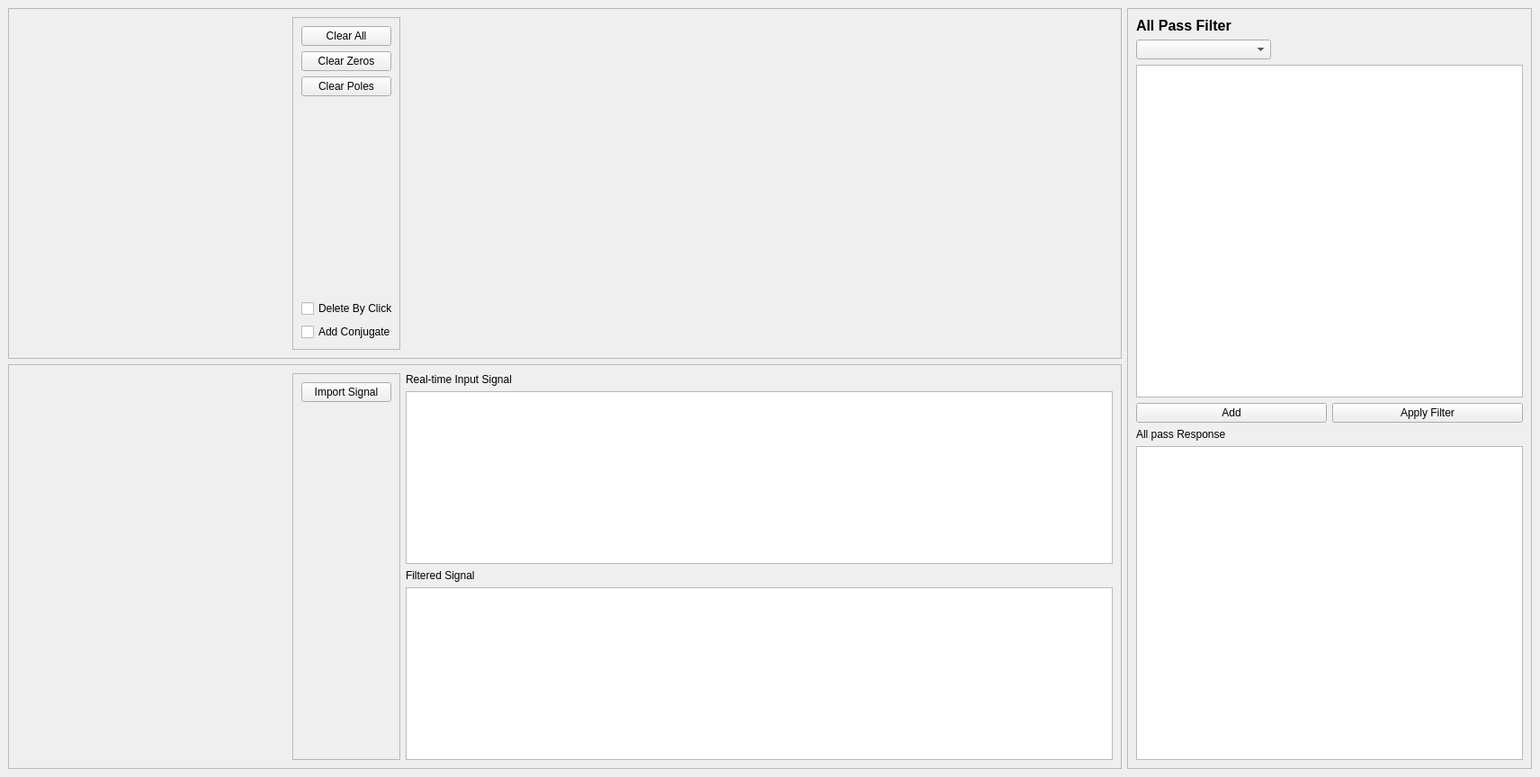
<?xml version="1.0" encoding="UTF-8"?>
<ui version="4.0">
 <class>MainWindow</class>
 <widget class="QMainWindow" name="MainWindow">
  <property name="geometry">
   <rect>
    <x>0</x>
    <y>0</y>
    <width>1712</width>
    <height>864</height>
   </rect>
  </property>
  <property name="windowTitle">
   <string>MainWindow</string>
  </property>
  <widget class="QWidget" name="centralwidget">
   <layout class="QHBoxLayout" name="horizontalLayout_2">
    <item>
     <layout class="QVBoxLayout" name="verticalLayout">
      <item>
       <widget class="QFrame" name="frame">
        <property name="frameShape">
         <enum>QFrame::StyledPanel</enum>
        </property>
        <property name="frameShadow">
         <enum>QFrame::Raised</enum>
        </property>
        <layout class="QHBoxLayout" name="horizontalLayout_3">
         <item>
          <widget class="QWidget" name="unitCircleGraphWidget" native="true">
           <property name="sizePolicy">
            <sizepolicy hsizetype="Fixed" vsizetype="Fixed">
             <horstretch>0</horstretch>
             <verstretch>0</verstretch>
            </sizepolicy>
           </property>
           <property name="minimumSize">
            <size>
             <width>300</width>
             <height>300</height>
            </size>
           </property>
           <property name="maximumSize">
            <size>
             <width>300</width>
             <height>300</height>
            </size>
           </property>
           <layout class="QHBoxLayout" name="horizontalLayout">
            <property name="spacing">
             <number>0</number>
            </property>
            <property name="leftMargin">
             <number>0</number>
            </property>
            <property name="topMargin">
             <number>0</number>
            </property>
            <property name="rightMargin">
             <number>0</number>
            </property>
            <property name="bottomMargin">
             <number>0</number>
            </property>
            <item>
             <spacer name="horizontalSpacer">
              <property name="orientation">
               <enum>Qt::Horizontal</enum>
              </property>
              <property name="sizeType">
               <enum>QSizePolicy::Fixed</enum>
              </property>
              <property name="sizeHint" stdset="0">
               <size>
                <width>318</width>
                <height>300</height>
               </size>
              </property>
             </spacer>
            </item>
           </layout>
          </widget>
         </item>
         <item>
          <widget class="QFrame" name="frame_3">
           <property name="maximumSize">
            <size>
             <width>120</width>
             <height>16777215</height>
            </size>
           </property>
           <property name="frameShape">
            <enum>QFrame::StyledPanel</enum>
           </property>
           <property name="frameShadow">
            <enum>QFrame::Raised</enum>
           </property>
           <layout class="QVBoxLayout" name="verticalLayout_2">
            <item>
             <widget class="QPushButton" name="clearAllBtn">
              <property name="text">
               <string>Clear All</string>
              </property>
             </widget>
            </item>
            <item>
             <widget class="QPushButton" name="clearAllZerosBtn">
              <property name="text">
               <string>Clear Zeros</string>
              </property>
             </widget>
            </item>
            <item>
             <widget class="QPushButton" name="clearAllPolesBtn">
              <property name="text">
               <string>Clear Poles</string>
              </property>
             </widget>
            </item>
            <item>
             <spacer name="verticalSpacer">
              <property name="orientation">
               <enum>Qt::Vertical</enum>
              </property>
              <property name="sizeHint" stdset="0">
               <size>
                <width>20</width>
                <height>40</height>
               </size>
              </property>
             </spacer>
            </item>
            <item>
             <widget class="QCheckBox" name="deleteCheckBox">
              <property name="sizePolicy">
               <sizepolicy hsizetype="Maximum" vsizetype="Fixed">
                <horstretch>0</horstretch>
                <verstretch>0</verstretch>
               </sizepolicy>
              </property>
              <property name="minimumSize">
               <size>
                <width>110</width>
                <height>20</height>
               </size>
              </property>
              <property name="maximumSize">
               <size>
                <width>160</width>
                <height>40</height>
               </size>
              </property>
              <property name="text">
               <string>Delete By Click</string>
              </property>
             </widget>
            </item>
            <item>
             <widget class="QCheckBox" name="addConjugateCheckBox">
              <property name="sizePolicy">
               <sizepolicy hsizetype="Maximum" vsizetype="Minimum">
                <horstretch>0</horstretch>
                <verstretch>0</verstretch>
               </sizepolicy>
              </property>
              <property name="minimumSize">
               <size>
                <width>110</width>
                <height>20</height>
               </size>
              </property>
              <property name="maximumSize">
               <size>
                <width>150</width>
                <height>20</height>
               </size>
              </property>
              <property name="text">
               <string>Add Conjugate</string>
              </property>
             </widget>
            </item>
           </layout>
          </widget>
         </item>
         <item>
          <widget class="MplWidget" name="magGraphWidget" native="true"/>
         </item>
         <item>
          <widget class="MplWidget" name="phaseGraphWidget" native="true"/>
         </item>
        </layout>
       </widget>
      </item>
      <item>
       <widget class="QFrame" name="frame_2">
        <property name="minimumSize">
         <size>
          <width>0</width>
          <height>350</height>
         </size>
        </property>
        <property name="frameShape">
         <enum>QFrame::StyledPanel</enum>
        </property>
        <property name="frameShadow">
         <enum>QFrame::Raised</enum>
        </property>
        <layout class="QHBoxLayout" name="horizontalLayout_4">
         <item>
          <widget class="QWidget" name="padWidgetGraph" native="true">
           <property name="sizePolicy">
            <sizepolicy hsizetype="Minimum" vsizetype="Minimum">
             <horstretch>0</horstretch>
             <verstretch>0</verstretch>
            </sizepolicy>
           </property>
           <property name="minimumSize">
            <size>
             <width>300</width>
             <height>300</height>
            </size>
           </property>
          </widget>
         </item>
         <item>
          <widget class="QFrame" name="frame_4">
           <property name="maximumSize">
            <size>
             <width>120</width>
             <height>16777215</height>
            </size>
           </property>
           <property name="frameShape">
            <enum>QFrame::StyledPanel</enum>
           </property>
           <property name="frameShadow">
            <enum>QFrame::Raised</enum>
           </property>
           <layout class="QVBoxLayout" name="verticalLayout_3">
            <item>
             <widget class="QPushButton" name="importButton">
              <property name="text">
               <string>Import Signal</string>
              </property>
             </widget>
            </item>
            <item>
             <spacer name="verticalSpacer_2">
              <property name="orientation">
               <enum>Qt::Vertical</enum>
              </property>
              <property name="sizeHint" stdset="0">
               <size>
                <width>120</width>
                <height>40</height>
               </size>
              </property>
             </spacer>
            </item>
           </layout>
          </widget>
         </item>
         <item>
          <layout class="QVBoxLayout" name="verticalLayout_4">
           <item>
            <widget class="QLabel" name="label_3">
             <property name="text">
              <string>Real-time Input Signal</string>
             </property>
            </widget>
           </item>
           <item>
            <widget class="PlotWidget" name="inputSignalGraph"/>
           </item>
           <item>
            <widget class="QLabel" name="label_2">
             <property name="text">
              <string>Filtered Signal</string>
             </property>
            </widget>
           </item>
           <item>
            <widget class="PlotWidget" name="filteredSignalGraph"/>
           </item>
          </layout>
         </item>
        </layout>
       </widget>
      </item>
     </layout>
    </item>
    <item>
     <widget class="QFrame" name="frame_5">
      <property name="minimumSize">
       <size>
        <width>450</width>
        <height>0</height>
       </size>
      </property>
      <property name="maximumSize">
       <size>
        <width>450</width>
        <height>16777215</height>
       </size>
      </property>
      <property name="frameShape">
       <enum>QFrame::StyledPanel</enum>
      </property>
      <property name="frameShadow">
       <enum>QFrame::Raised</enum>
      </property>
      <layout class="QVBoxLayout" name="verticalLayout_6">
       <item>
        <widget class="QLabel" name="allPassLabel">
         <property name="font">
          <font>
           <pointsize>12</pointsize>
           <bold>true</bold>
          </font>
         </property>
         <property name="text">
          <string>All Pass Filter</string>
         </property>
        </widget>
       </item>
       <item>
        <widget class="QComboBox" name="allPassComboBox">
         <property name="maximumSize">
          <size>
           <width>150</width>
           <height>16777215</height>
          </size>
         </property>
        </widget>
       </item>
       <item>
        <widget class="QListWidget" name="allPassLibrary"/>
       </item>
       <item>
        <layout class="QHBoxLayout" name="horizontalLayout_5">
         <item>
          <widget class="QPushButton" name="addButton">
           <property name="text">
            <string>Add</string>
           </property>
          </widget>
         </item>
         <item>
          <widget class="QPushButton" name="applyFilter">
           <property name="text">
            <string>Apply Filter</string>
           </property>
          </widget>
         </item>
        </layout>
       </item>
       <item>
        <layout class="QVBoxLayout" name="verticalLayout_5">
         <item>
          <widget class="QLabel" name="label">
           <property name="maximumSize">
            <size>
             <width>16777215</width>
             <height>30</height>
            </size>
           </property>
           <property name="text">
            <string>All pass Response</string>
           </property>
          </widget>
         </item>
         <item>
          <widget class="PlotWidget" name="allPassResponse">
           <property name="maximumSize">
            <size>
             <width>16777215</width>
             <height>350</height>
            </size>
           </property>
          </widget>
         </item>
        </layout>
       </item>
      </layout>
     </widget>
    </item>
   </layout>
  </widget>
 </widget>
 <customwidgets>
  <customwidget>
   <class>MplWidget</class>
   <extends>QWidget</extends>
   <header location="global">MplWidget.h</header>
   <container>1</container>
  </customwidget>
  <customwidget>
   <class>PlotWidget</class>
   <extends>QGraphicsView</extends>
   <header location="global">pyqtgraph</header>
   <container>1</container>
  </customwidget>
 </customwidgets>
 <resources/>
 <connections/>
</ui>
